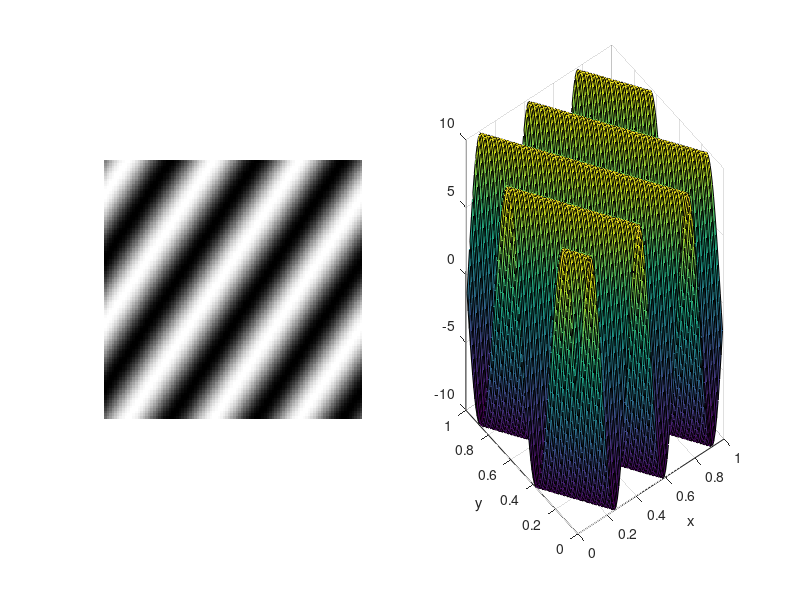

Here is the MATLAB script that generated this plot:
clear; clc;

Fs = 100;
dt = 1/Fs;
N  = 1*Fs;
t  = (0:N-1)*dt;
T  = (N-1)*dt;

[xt, yt] = meshgrid(0:dt:T);

% ft = sin(2*pi*10*xt +2*pi*5*yt);
% ft = sin(2*pi*1*xt + 2*pi*0*yt);
ft = 10*sin(2*pi*3*xt + 2*pi*2*yt);
% s  = sin(2*pi*1*t);

subplot(1, 2, 1); imshow(ft, []);
subplot(1, 2, 2); surf(xt, yt, ft), xlabel('x'), ylabel('y');
% subplot(1, 3, 3); plot(t, s);
